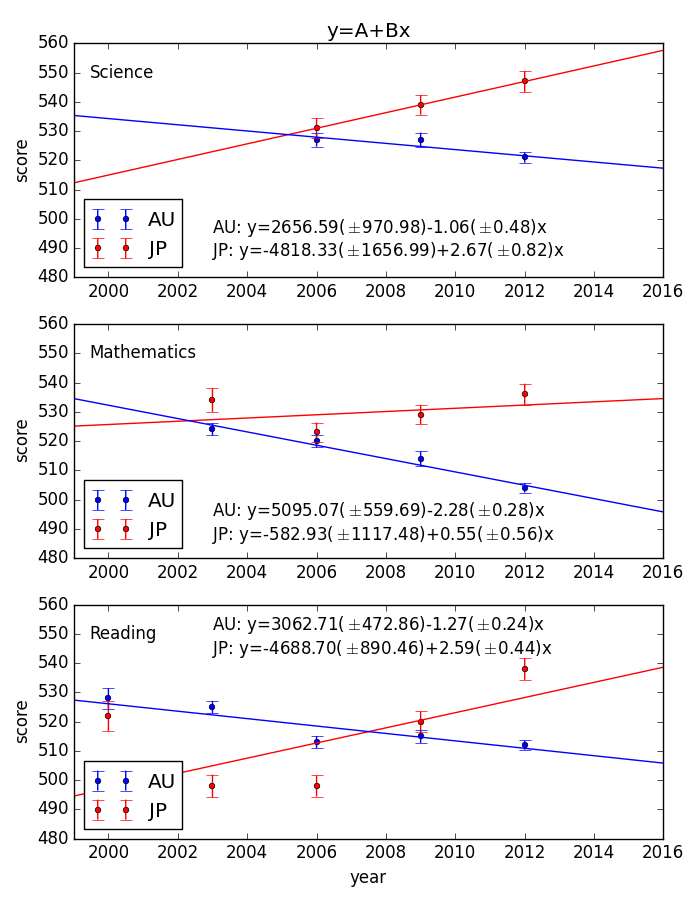

Generate this figure with Python:
#! /usr/bin/env python

import numpy
import matplotlib.pyplot as pyplot
import scipy.optimize

## Time sequence of pisa test ##

def func(x,A,B): return A+B*x

def fit_func(param,x,y,w):
    A,B=param
    residual=(y-func(x,A,B))/w
    return residual

def leastsq(x0,y0,w0):

    x=numpy.array(x0,dtype=numpy.float)
    y=numpy.array(y0,dtype=numpy.float)
    w=numpy.array(w0,dtype=numpy.float)

    param0=numpy.array([3.0,-5000.0])
    result=scipy.optimize.leastsq(fit_func,param0,args=(x,y,w),full_output=True)
    #print result[0]
    A,B=result[0]
    A_std=numpy.sqrt(result[1][0,0])
    B_std=numpy.sqrt(result[1][1,1])
    print A,A_std,B,B_std
    return A,A_std,B,B_std

def readfile():

    ### Science ###
    
    data1=numpy.genfromtxt('./science_tseq.dat')
    sciau1=[2006,2009,2012]
    sciau2=[];sciau3=[]
    i=0
    for j in data1[0]:
        if i==1 or i==3 or i==5: sciau2.append(j)
        if i==2 or i==4 or i==6: sciau3.append(j)
        i+=1
    scijp1=[2006,2009,2012]
    scijp2=[];scijp3=[]
    i=0
    for j in data1[17]:
        if i==1 or i==3 or i==5: scijp2.append(j)
        if i==2 or i==4 or i==6: scijp3.append(j)
        i+=1

    ### Mathematics ###

    data2=numpy.genfromtxt('./mathematics_tseq.dat')
    matau1=[2003,2006,2009,2012]
    matau2=[];matau3=[]
    i=0
    for j in data2[0]:
        if i==1 or i==3 or i==5 or i==7: matau2.append(j)
        if i==2 or i==4 or i==6 or i==8: matau3.append(j)
        i+=1
    matjp1=[2003,2006,2009,2012]
    matjp2=[];matjp3=[]
    i=0
    for j in data2[17]:
        if i==1 or i==3 or i==5 or i==7: matjp2.append(j)
        if i==2 or i==4 or i==6 or i==8: matjp3.append(j)
        i+=1

    ### Reading ###

    data3=numpy.genfromtxt('./reading_tseq.dat')
    readau1=[2000,2003,2006,2009,2012]
    readau2=[];readau3=[]
    i=0
    for j in data3[0]:
        if i==1 or i==3 or i==5 or i==7 or i==9: readau2.append(j)
        if i==2 or i==4 or i==6 or i==8 or i==10: readau3.append(j)
        i+=1
    readjp1=[2000,2003,2006,2009,2012]
    readjp2=[];readjp3=[]
    i=0
    for j in data3[17]:
        if i==1 or i==3 or i==5 or i==7 or i==9: readjp2.append(j)
        if i==2 or i==4 or i==6 or i==8 or i==10: readjp3.append(j)
        i+=1

    return sciau1,sciau2,sciau3,scijp1,scijp2,scijp3,matau1,matau2,matau3,matjp1,matjp2,matjp3,readau1,readau2,readau3,readjp1,readjp2,readjp3

if __name__== "__main__":

    ### reading files ###

    sciau1,sciau2,sciau3,scijp1,scijp2,scijp3,matau1,matau2,matau3,matjp1,matjp2,matjp3,readau1,readau2,readau3,readjp1,readjp2,readjp3=readfile()

    ### least-square fitting ###

    A_scijp,A_std_scijp,B_scijp,B_std_scijp=leastsq(scijp1,scijp2,scijp3)
    A_sciau,A_std_sciau,B_sciau,B_std_sciau=leastsq(sciau1,sciau2,sciau3)
    A_matjp,A_std_matjp,B_matjp,B_std_matjp=leastsq(matjp1,matjp2,matjp3)
    A_matau,A_std_matau,B_matau,B_std_matau=leastsq(matau1,matau2,matau3)
    A_readjp,A_std_readjp,B_readjp,B_std_readjp=leastsq(readjp1,readjp2,readjp3)
    A_readau,A_std_readau,B_readau,B_std_readau=leastsq(readau1,readau2,readau3)


    fig=pyplot.figure(figsize=(7,9))

    xmin=1999;xmax=2016;ymin=480;ymax=560
    x=numpy.arange(xmin,xmax,0.001)
    y_scijp=A_scijp+B_scijp*x
    y_sciau=A_sciau+B_sciau*x
    y_matjp=A_matjp+B_matjp*x
    y_matau=A_matau+B_matau*x
    y_readjp=A_readjp+B_readjp*x
    y_readau=A_readau+B_readau*x
    myrange=[xmin,xmax,ymin,ymax]
    pyplot.subplot(3,1,1)
    pyplot.errorbar(sciau1,sciau2,yerr=sciau3,color='b',fmt='o', capsize=4, ms=4, label='AU')
    pyplot.errorbar(scijp1,scijp2,yerr=scijp3,color='r',fmt='o', capsize=4, ms=4, label='JP')
    pyplot.plot(x,y_scijp,color='r')
    pyplot.plot(x,y_sciau,color='b')
    pyplot.text(1999.5,550,'Science',ha='left',va='center', color='k')
    pyplot.text(2003,497,'AU: y=%.2f($\pm$%.2f)%.2f($\pm$%.2f)x'%(round(A_sciau,2),round(A_std_sciau,2),round(B_sciau,2),round(B_std_sciau,2)),ha='left',va='center')
    pyplot.text(2003,489,'JP: y=%.2f($\pm$%.2f)+%.2f($\pm$%.2f)x'%(round(A_scijp,2),round(A_std_scijp,2),round(B_scijp,2),round(B_std_scijp,2)),ha='left',va='center')
    pyplot.axis(myrange)
    pyplot.ylabel("score")
    pyplot.title("y=A+Bx")
    pyplot.legend(loc='lower left')
    pyplot.subplot(3,1,2)
    pyplot.errorbar(matau1,matau2,yerr=matau3,color='b',fmt='o', capsize=4, ms=4, label='AU')
    pyplot.errorbar(matjp1,matjp2,yerr=matjp3,color='r',fmt='o', capsize=4, ms=4, label='JP')
    pyplot.plot(x,y_matjp,color='r')
    pyplot.plot(x,y_matau,color='b')
    pyplot.text(1999.5,550,'Mathematics',ha='left',va='center', color='k')
    pyplot.text(2003,496,'AU: y=%.2f($\pm$%.2f)%.2f($\pm$%.2f)x'%(round(A_matau,2),round(A_std_matau,2),round(B_matau,2),round(B_std_matau,2)),ha='left',va='center')
    pyplot.text(2003,488,'JP: y=%.2f($\pm$%.2f)+%.2f($\pm$%.2f)x'%(round(A_matjp,2),round(A_std_matjp,2),round(B_matjp,2),round(B_std_matjp,2)),ha='left',va='center')
    pyplot.axis(myrange)
    pyplot.ylabel("score")
    pyplot.legend(loc='lower left')
    pyplot.subplot(3,1,3)
    pyplot.errorbar(readau1,readau2,yerr=readau3,color='b',fmt='o', capsize=4, ms=4, label='AU')
    pyplot.errorbar(readjp1,readjp2,yerr=readjp3,color='r',fmt='o', capsize=4, ms=4, label='JP')
    pyplot.plot(x,y_readjp,color='r')
    pyplot.plot(x,y_readau,color='b')
    pyplot.text(1999.5,550,'Reading',ha='left',va='center', color='k')
    pyplot.text(2003,553,'AU: y=%.2f($\pm$%.2f)%.2f($\pm$%.2f)x'%(round(A_readau,2),round(A_std_readau,2),round(B_readau,2),round(B_std_readau,2)),ha='left',va='center')
    pyplot.text(2003,545,'JP: y=%.2f($\pm$%.2f)+%.2f($\pm$%.2f)x'%(round(A_readjp,2),round(A_std_readjp,2),round(B_readjp,2),round(B_std_readjp,2)),ha='left',va='center')
    pyplot.axis(myrange)
    pyplot.xlabel("year")
    pyplot.ylabel("score")
    pyplot.legend(loc='lower left')
    pyplot.show()
    fig.tight_layout()
    fig.savefig('day4.png')
